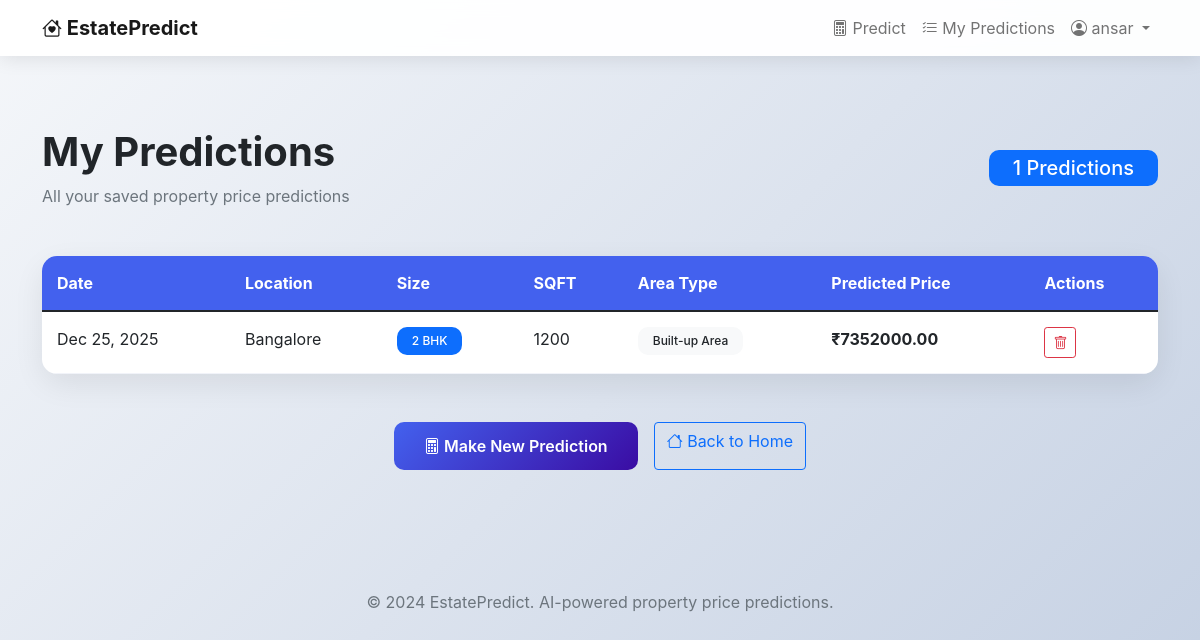
Page /my-predictions/ (signed in) on the committed database.
### estate_app/models.py (models this page shows, shortened)
class Property(models.Model):
    AREA_TYPES = [
        ('Super built-up Area', 'Super built-up Area'),
        ('Built-up Area', 'Built-up Area'),
        ('Plot Area', 'Plot Area'),
        ('Carpet Area', 'Carpet Area'),
    ]
    AVAILABILITY_OPTIONS = [
        ('Ready To Move', 'Ready To Move'),
        ('Immediate Possession', 'Immediate Possession'),
        ('In 1 year', 'In 1 year'),
        ('In 2 years', 'In 2 years'),
        ('In 3 years', 'In 3 years'),
    ]
    user = models.ForeignKey(User, on_delete=models.CASCADE, null=True, blank=True)
    area_type = models.CharField(max_length=50, choices=AREA_TYPES)
    availability = models.CharField(max_length=50, choices=AVAILABILITY_OPTIONS)
    location = models.CharField(max_length=100)
    size = models.CharField(max_length=20)
    society = models.CharField(max_length=100, null=True, blank=True)
    total_sqft = models.CharField(max_length=50)
    bath = models.IntegerField()
    balcony = models.IntegerField()
    predicted_price = models.FloatField()
    created_at = models.DateTimeField(auto_now_add=True)
    class Meta:
        ordering = ['-created_at']

### estate_app/views.py (the view)
# urls.py: path('my-predictions/', views.my_predictions, name='my_predictions'),
@login_required
def my_predictions(request):
    predictions = Property.objects.filter(user=request.user)
    context = {
        'predictions': predictions,
        'total_count': predictions.count(),
    }
    return render(request, 'estate_app/my_predictions.html', context)

### estate_app/templates/estate_app/my_predictions.html (shortened to what this page needs)
{% extends 'estate_app/base.html' %}
{% block content %}
<div class="container py-5">
    <div class="row">
        <div class="col-12">
            <div class="d-flex justify-content-between align-items-center mb-5">
                <div>
                    <h1 class="fw-bold mb-2">My Predictions</h1>
                    <p class="text-muted mb-0">All your saved property price predictions</p>
                </div>
                <span class="badge bg-primary fs-5 px-4 py-2">{{ total_count }} Predictions</span>
            </div>
            {% if predictions %}
            <div class="card">
                <div class="table-responsive">
                    <table class="table table-hover mb-0">
                        <thead>
                            <tr>
                                <th>Date</th>
                                <th>Location</th>
                                <th>Size</th>
                                <th>SQFT</th>
                                <th>Area Type</th>
                                <th>Predicted Price</th>
                                <th>Actions</th>
                            </tr>
                        </thead>
                        <tbody>
                            {% for pred in predictions %}
                            <tr>
                                <td>{{ pred.created_at|date:"M d, Y" }}</td>
                                <td>{{ pred.location }}</td>
                                <td><span class="badge bg-primary">{{ pred.size }}</span></td>
                                <td>{{ pred.total_sqft }}</td>
                                <td><span class="badge bg-light text-dark">{{ pred.area_type }}</span></td>
                                <td class="fw-bold">₹{{ pred.predicted_price|floatformat:2 }}</td>
                                <td>
                                    <form method="post" action="{% url 'delete_prediction' pred.id %}" class="d-inline">
                                        <button type="submit" class="btn btn-sm btn-outline-danger"
                                                onclick="return confirm('Delete this prediction?')">
                                            <i class="bi bi-trash"></i>
                                        </button>
                                    </form>
                                </td>
                            </tr>
                            {% endfor %}
                        </tbody>
                    </table>
                </div>
            </div>
            {% endif %}
            <div class="d-flex justify-content-center gap-3 mt-5">
                <a href="{% url 'predict' %}" class="btn btn-primary">
                    <i class="bi bi-calculator"></i> Make New Prediction
                </a>
                <a href="{% url 'home' %}" class="btn btn-outline-primary">
                    <i class="bi bi-house"></i> Back to Home
                </a>
            </div>
        </div>
    </div>
</div>
{% endblock %}

### estate_app/templates/estate_app/base.html (shortened to what this page needs)
<!DOCTYPE html>
<html lang="en">
<head>
    <link href="https://cdn.jsdelivr.net/npm/bootstrap@5.1.3/dist/css/bootstrap.min.css" rel="stylesheet">
    <link rel="stylesheet" href="https://cdn.jsdelivr.net/npm/bootstrap-icons@1.8.1/font/bootstrap-icons.css">
</head>
<body>
    <nav class="navbar navbar-expand-lg navbar-light fixed-top">
        <div class="container">
            <a class="navbar-brand fw-bold" href="{% url 'home' %}">
                <i class="bi bi-house-heart"></i> EstatePredict
            </a>
            <div class="collapse navbar-collapse" id="navbarNav">
                <ul class="navbar-nav ms-auto">
                    {% if user.is_authenticated %}
                    <li class="nav-item">
                        <a class="nav-link" href="{% url 'predict' %}">
                            <i class="bi bi-calculator"></i> Predict
                        </a>
                    </li>
                    <li class="nav-item">
                        <a class="nav-link" href="{% url 'my_predictions' %}">
                            <i class="bi bi-list-check"></i> My Predictions
                        </a>
                    </li>
                    <li class="nav-item dropdown">
                        <a class="nav-link dropdown-toggle" href="#" id="userDropdown" data-bs-toggle="dropdown">
                            <i class="bi bi-person-circle"></i> {{ user.username }}
                        </a>
                    </li>
                    {% endif %}
                </ul>
            </div>
        </div>
    </nav>
    <main style="padding-top: 80px;">
        {% block content %}{% endblock %}
    </main>
    <footer class="text-center py-4 mt-5">
        <div class="container">
            <p class="mb-0 text-muted">
                &copy; 2024 EstatePredict. AI-powered property price predictions.
            </p>
        </div>
    </footer>
</body>
</html>

### estate_app/templates/estate_app/base.html (style rules this page uses)
:root { --primary: #4361ee; --secondary: #3a0ca3; --accent: #4cc9f0; --light: #f8f9fa; --dark: #212529; }
body { font-family: -apple-system, BlinkMacSystemFont, 'Segoe UI', Roboto, sans-serif; background: linear-gradient(135deg, #f5f7fa 0%, #c3cfe2 100%); min-height: 100vh; }
.navbar { background: rgba(255, 255, 255, 0.95); backdrop-filter: blur(10px); box-shadow: 0 2px 20px rgba(0,0,0,0.1); }
.card { border: none; border-radius: 20px; box-shadow: 0 10px 30px rgba(0,0,0,0.08); transition: transform 0.3s ease, box-shadow 0.3s ease; }
.btn-primary { background: linear-gradient(135deg, var(--primary), var(--secondary)); border: none; padding: 12px 30px; border-radius: 10px; font-weight: 600; transition: all 0.3s ease; }
.badge { padding: 8px 15px; border-radius: 10px; font-weight: 500; }
.table { background: white; border-radius: 15px; overflow: hidden; }
.table th { background: var(--primary); color: white; border: none; padding: 15px; }
.table td { padding: 15px; border-color: #f1f3f9; }

### rows in the picture
Property: created_at "Dec 25, 2025", location "Bangalore", size "2 BHK", total_sqft "1200", area_type "Built-up Area", predicted_price "7352000.00"

### other values in the picture
{{ user.username }} "ansar"
{{ total_count }} "1"
